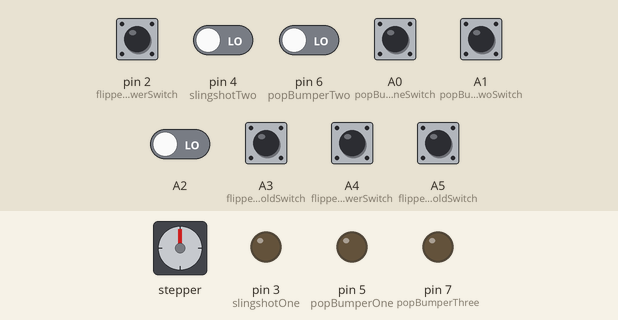
Bench run of a sketch on a simulated Arduino Leonardo, built with avr-gcc and run on an emulated ATmega32U4. Parts: stepper motor, output pins drawn as LEDs (lit = HIGH). Wiring (inferred from the names in the program): stepper motor (2048 steps per turn assumed): coils pin 8, pin 9, pin 10, pin 11. Dashed ring = blinking. The inputs (shaded band) are chosen by the test bench; at power-on: A0 (popBumperOneSwitch), A1 (popBumperTwoSwitch), A2, A3 (flipperRightHoldSwitch), A4 (flipperRightPowerSwitch), A5 (flipperLeftHoldSwitch), pin 2 (flipperLeftPowerSwitch), pin 4 (slingshotTwo), pin 6 (popBumperTwo) LOW. What the sketch prints to the serial monitor is not drawn.

Above: at 1.2 s.
1.3 s: pin 4 (slingshotTwo) driven HIGH
At 1.79 s:
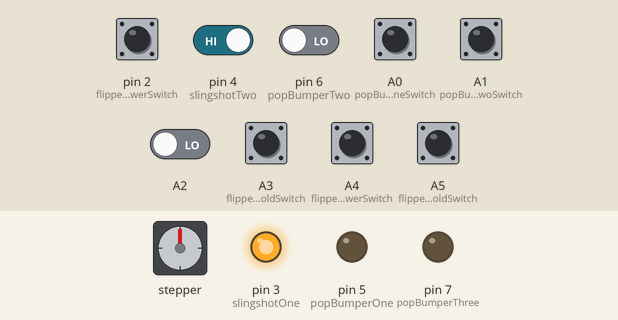
4.3 s: A2 driven HIGH
At 4.51 s:
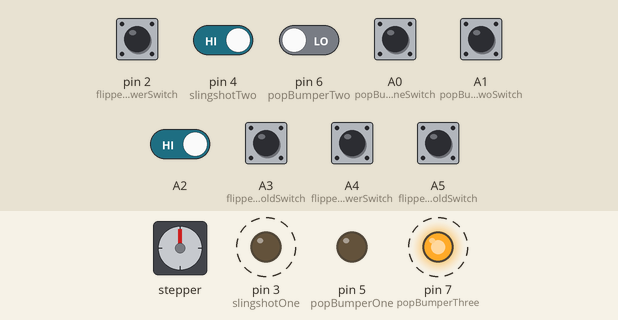
7.3 s: A0 (popBumperOneSwitch) pulled HIGH for 0.15 s
At 7.47 s:
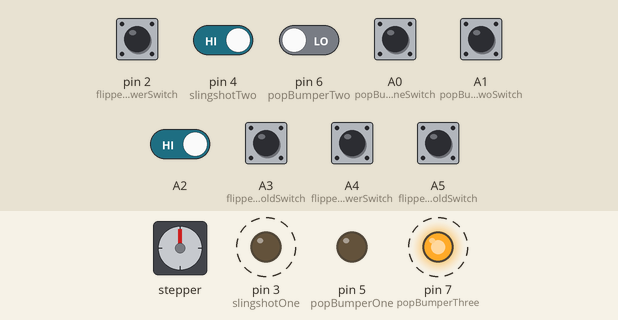
13.4 s: pin 6 (popBumperTwo) driven HIGH
At 13.57 s:
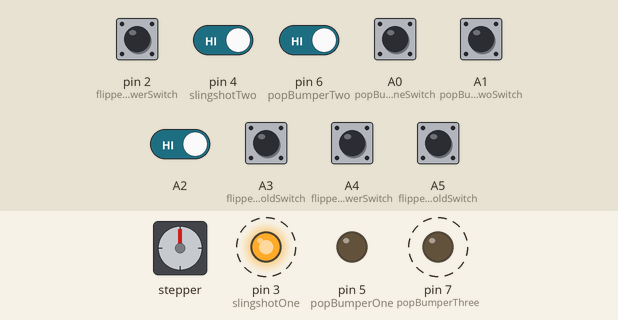
16.4 s: A1 (popBumperTwoSwitch) pulled HIGH for 0.15 s
Timing chart, 0 to 20.4 s (numbered marks = the images above; inputs shaded):
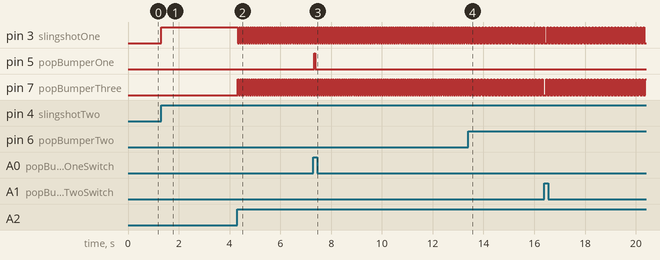

Measured:
- after the input at 1.3 s, pin 3 (slingshotOne): LOW → HIGH at once
- after the input at 4.3 s, pin 3 (slingshotOne), pin 7 (popBumperThree): alternates HIGH for 0.04 s and LOW for 0.05 s, starting at once
- after the input at 7.3 s, pin 5 (popBumperOne): LOW → HIGH at once, → LOW 0.04 s later
- after the input at 13.4 s, pin 3 (slingshotOne): alternates HIGH for 0.04 s and LOW for 0.09 s, starting after 0.17 s; pin 7 (popBumperThree): alternates HIGH for 0.04 s and LOW for 0.09 s, starting after 0.12 s

The sketch:

working_copy_1.ino
```cpp
/* This is the code for the main microcontroler.
*
*
*This control jobs are:
* [x]coin counter
* [ ]fliper control
* [x]com with screen ardino
* [ ]games played
* [needs work]display intergation
* [ASAP]test code
*
*
*/


//*****************************************************************************************************************
// Decare these varible to the corisopning Aurdino pins and wanted vaules for tuning game play exsperence


// constants won't change. They're used here to set pin numbers:
const int popBumperOneSwitch = A0; // the number of the switch pin
const int popBumperOne = 5; // the number of the popBumper pin
//const int popBumperOneLED = 14; // the number of the popBumperLED pin

const int popBumperTwoSwitch = A1; // the number of the switch pin
const int popBumperTwo = 6; // the number of the popBumper pin
//const int popBumperTwoLED = 15; // the number of the popBumperLED pin

const int popBumperThreeSwitch = A2; // the number of the switch pin
const int popBumperThree = 7; // the number of the popBumper pin
//const int popBumperThreeLED = 16; // the number of the popBumperLED pin

const int flipperRightHoldSwitch = A3; // the number of the switch pin
const int flipperRightHoldCoil = 8; //

const int flipperRightPowerSwitch = A4; //
const int flipperRightPowerCoil = 9; // the number of the flipper pin

const int flipperLeftHoldSwitch = A5; // the number of the switch pin
const int flipperLeftHoldCoil = 10; //

const int flipperLeftPowerSwitch = 2; //
const int flipperLeftPowerCoil = 11; // the number of the flipper pin

const int slingshotOneSwitch = A6; // the number of the switch pin
const int slingshotOne = 3; // the number of the slingshot pin
//const int slingshotOneLED = 17; // the number of the slingshotLED pin

const int slingshotTwoSwitch = A7; // the number of the switch pin
const int slingshotTwo = 4; // the number of the slingshot pin
//const int slingshotLeftLED = 18; // the number of the slingshotLED pin

const int gatePin = 103;
const int openTime = 1;

const int coinDetect = 100;
const int ballDeathSwith = 101;
const int startButton = 102;

const int newBalls = 5; //the number of new ball per pament
const int minCoinsRequerd = 2; // minnum coins requard to get balls

const int messageArraySize = 6;

//points
const int pointsForPopBumper = 10;
const int pointsForSlingShot = 10;
const int pointsForRollOver = 10;

//free balls
const int freeBalls = 1;
const int freeBallPoints = 2000;

//***************************************************************************************************************

// PUBLIC VARs and setup

int scoreRecord;
int score;// the score for a inivial game
int coinsCounted; // the total coin in the maching
int coins; //
int ballsRemaining;
char message[messageArraySize];
//char imputMessage;
int freeBallPointsTracker = 0;


bool gameState;


//int money;

void setup() {
    // initialize the LED pin as an output:
    pinMode(popBumperOne, OUTPUT);
    pinMode(popBumperTwo, OUTPUT);
    pinMode(popBumperThree, OUTPUT);

    pinMode(flipperRightPowerCoil, OUTPUT);
    pinMode(flipperRightHoldCoil, OUTPUT);

    pinMode(flipperLeftPowerCoil, OUTPUT);
    pinMode(flipperLeftHoldCoil, OUTPUT);

    pinMode(slingshotOne, OUTPUT);
    pinMode(slingshotTwo, OUTPUT);

    // initialize the pushbutton pin as an input:
    pinMode(popBumperOneSwitch, INPUT);
    pinMode(popBumperTwoSwitch, INPUT);
    pinMode(popBumperOneSwitch, INPUT);

    pinMode(flipperRightHoldSwitch, INPUT);
    pinMode(flipperLeftHoldSwitch, INPUT);
    pinMode(flipperRightPowerSwitch, INPUT);
    pinMode(flipperLeftPowerSwitch, INPUT);

    pinMode(slingshotOneSwitch, INPUT);
    pinMode(slingshotTwoSwitch, INPUT);

    pinMode(coinDetect, INPUT);
    pinMode(startButton, INPUT);
    pinMode(ballDeathSwith, INPUT);

    //initialize Serial comuticion
    Serial.begin(9600); // start serial communication at 9600bps with USB port
    Serial1.begin(9600); // start serial1 communication at 9600bps with screen control aduino

    Serial.flush(); // flush communication
    Serial1.flush(); // flush communication
}


void loop(){


    ElectronicsLoop();

    delay(5);
}


//******************************************************************************************************


// ELECTRONICS CONTROL


void ElectronicsLoop(){
    SlingshotControl(slingshotOne, slingshotOneSwitch, pointsForSlingShot);
    SlingshotControl(slingshotTwo, slingshotTwoSwitch, pointsForSlingShot);
    PopBumperControl(popBumperOne, popBumperOneSwitch, pointsForPopBumper);
    PopBumperControl(popBumperTwo, popBumperTwoSwitch, pointsForPopBumper);
    PopBumperControl(popBumperThree, popBumperThreeSwitch, pointsForPopBumper);
    FlipperControl(flipperLeftPowerCoil, flipperLeftHoldCoil, flipperLeftPowerSwitch, flipperLeftHoldSwitch);
    FlipperControl(flipperRightPowerCoil, flipperRightHoldCoil, flipperRightPowerSwitch, flipperRightHoldSwitch);
}

void BallGateControl (bool _open){ //puts ball into play NOT DONE
    if (_open){
        //open
        //digitalWrite(gatePin, HIGH);
        //Serial.println("RUNNING: gate open");
    } else {
        //Serial.println("RUNNING: gate closed");
        //close
    }
}

void PopBumperControl(int _popBumper, int _popBumperSwitch, int _points){

    int buttonState = 1; // variable for reading the pushbutton status
    // read the state of the pushbutton value:
    buttonState = digitalRead(_popBumperSwitch);

    // check if the pushbutton is pressed. If it is, the buttonState is HIGH:
    if (buttonState == HIGH) {
        // turn LED on:

        digitalWrite(_popBumper, HIGH);
        delay(40);
        digitalWrite(_popBumper, LOW);
        Serial.print("RUNNING: PopBumperControl  ");
    } else {
        // turn LED off:
        digitalWrite(_popBumper, LOW);
    }
}


void FlipperControl(int _flipperPowerCoil, int _flipperHoldCoil, int _flipperPowerSwitch, int _flipperHoldSwitch) {

    int buttonState = 1;
    int button2State = 1;
    // read the state of the pushbutton value:
    buttonState = digitalRead(_flipperPowerSwitch);
    button2State = digitalRead(_flipperHoldSwitch);

    // check if the pushbutton is pressed. If it is, the buttonState is HIGH:
    if (buttonState == HIGH && button2State == LOW) {
        Serial.print("RUNNING: FlipperControl  ");
        digitalWrite(_flipperHoldCoil, HIGH);
        digitalWrite(_flipperPowerCoil, HIGH);
    } else if (buttonState == HIGH && button2State == HIGH){
        digitalWrite(_flipperPowerCoil, LOW);
    } else {
        // turn LED off:
        digitalWrite(_flipperPowerCoil, LOW);
        digitalWrite(_flipperHoldCoil, LOW);
    }
}

void SlingshotControl(int _slingshot, int _slingshotSwitch, int _points) {//NOT DONE

    int buttonState = 1; // variable for reading the pushbutton status
    // read the state of the pushbutton value:
    buttonState = digitalRead(_slingshotSwitch);

    // check if the pushbutton is pressed. If it is, the buttonState is HIGH:
    if (buttonState == HIGH) {
        // turn LED on:
        Serial.print(_slingshotSwitch);
        Serial.print(" ");
        //AddScore(_points);
        digitalWrite(_slingshot, HIGH);
        delay(40);
        digitalWrite(_slingshot, LOW);
    } else {
        // turn LED off:
        digitalWrite(_slingshot, LOW);
    }
}
```
